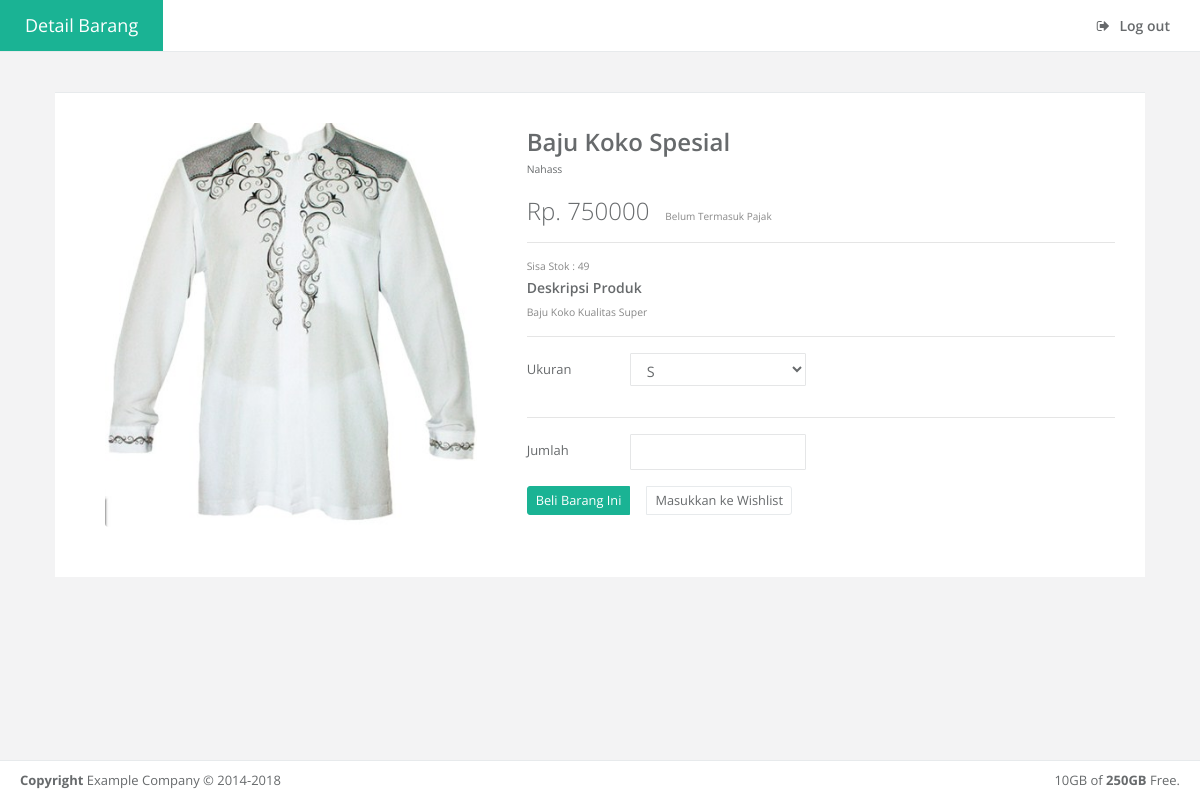
The app's page /views/product_detail_view.php?id=1 with its own data.
### tables this page shows
CREATE TABLE IF NOT EXISTS `gambar` (
  `id_barang` int(11) DEFAULT NULL,
  `foto` varchar(250) DEFAULT NULL
);

CREATE TABLE IF NOT EXISTS `barang` (
  `id` int(11) NOT NULL AUTO_INCREMENT,
  `nama_barang` varchar(150) NOT NULL DEFAULT '0',
  `id_tipe` int(11) NOT NULL DEFAULT '0',
  `harga` int(11) NOT NULL DEFAULT '0',
  `deskripsi` varchar(250) NOT NULL DEFAULT '0',
  `stok` int(11) DEFAULT NULL,
  PRIMARY KEY (`id`)
);

CREATE TABLE IF NOT EXISTS `tipe` (
  `id_tipe` int(11) NOT NULL AUTO_INCREMENT,
  `nama_tipe` varchar(50) DEFAULT NULL,
  PRIMARY KEY (`id_tipe`) USING BTREE
);

### views/product_detail_view.php (the view, shortened to what this page needs)
<?php
include "../config/koneksi.php";
$id = $_GET['id'];
$query = "select * from barang inner join tipe on barang.id_tipe = tipe.id_tipe where barang.id = '$id' ";
$output = $koneksi->query($query);
$data = $output->fetch_array();
?>
<!DOCTYPE html>
<html>
<head>
    <link href="../css/bootstrap.min.css" rel="stylesheet">
    <link href="../font-awesome/css/font-awesome.css" rel="stylesheet">
    <link href="../css/animate.css" rel="stylesheet">
    <link href="../css/style.css" rel="stylesheet">
</head>
<body class="top-navigation">
    <div id="wrapper">
        <div id="page-wrapper" class="gray-bg">
            <div class="row border-bottom white-bg">
                <nav class="navbar navbar-expand-lg navbar-static-top" role="navigation">
                    <a href="#" class="navbar-brand">Detail Barang</a>
                    <div class="navbar-collapse collapse" id="navbar">
                        <ul class="nav navbar-top-links navbar-right">
                            <li>
                                <a href="../action/login_controller.php?op=out">
                                    <i class="fa fa-sign-out"></i> Log out
                                </a>
                            </li>
                        </ul>
                    </div>
                </nav>
            </div>
            <div class="wrapper wrapper-content animated fadeInRight">
                <form action="../action/action_beli.php?id=<?php echo $id ?>" method="post">
                    <div class="row">
                        <div class="col-lg-12">
                            <div class="ibox product-detail">
                                <div class="ibox-content">
                                    <div class="row">
                                        <div class="col-md-5">
                                            <div class="product-images">
                                                <div>
                                                    <?php
                                                    $query1 = "select * from gambar where id_barang = '$id'";
                                                    $output1 = $koneksi->query($query1);
                                                    $gambar = $output1->fetch_array(); ?>
                                                    <img class="img-fluid rounded mx-auto d-block" src="../img/barang/<?php echo $gambar['foto'] ?>" alt="gambar">
                                                </div>
                                            </div>
                                        </div>
                                        <div class="col-md-7">
                                            <h2 class="font-bold m-b-xs">
                                                <?php echo $data['nama_barang'] ?>
                                            </h2>
                                            <small><?php echo $data['nama_tipe'] ?></small>
                                            <div class="m-t-md">
                                                <h2 class="product-main-price">Rp. <?php echo $data['harga'] ?><small class="text-muted ml-3">Belum Termasuk Pajak</small> </h2>
                                            </div>
                                            <hr>
                                            <div class="small text-muted">
                                                Sisa Stok : <?php echo $data['stok'] ?>
                                            </div>
                                            <h4>Deskripsi Produk</h4>
                                            <div class="small text-muted">
                                                <?php echo $data['deskripsi'] ?>
                                            </div>
                                            <hr>
                                            <div class="form-group row"><label class="col-sm-2 col-form-label">Ukuran</label>
                                                <div class="col-sm-4"><select class="form-control m-b" name="ukuran">
                                                        <?php
                                                        include '../config/koneksi.php';
                                                        $query = "select * from size";
                                                        $output = $koneksi->query($query);
                                                        while ($data = $output->fetch_array()) {
                                                        ?>
                                                            <option value=<?php echo $data['id_size'] ?>><?php echo $data['ukuran'] ?></option>
                                                        <?php } ?>
                                                    </select>
                                                </div>
                                            </div>
                                            <hr>
                                            <div class="form-group row"><label class="col-sm-2 col-form-label">Jumlah</label>
                                                <div class="col-sm-4"><input class="form-control" type="number" name="jumlah" required>
                                                </div>
                                            </div>
                                            <div>
                                                <div class="btn-group">
                                                    <input type="submit" name="submit" class="btn btn-primary btn-sm" value="Beli Barang Ini"> </input>
                                                    <input type="submit" name="submit" class="btn btn-white btn-sm ml-3" value="Masukkan ke Wishlist"> </input>
                                                </div>
                                            </div>
                                        </div>
                                    </div>
                                </div>
                            </div>
                        </div>
                    </div>
                </form>
            </div>
            <div class="footer">
                <div class="float-right">
                    10GB of <strong>250GB</strong> Free.
                </div>
                <div>
                    <strong>Copyright</strong> Example Company &copy; 2014-2018
                </div>
            </div>
        </div>
    </div>
</body>
</html>

### records on screen
gambar: foto (picture)
barang: nama_barang "Baju Koko Spesial", id_tipe.nama_tipe "Nahass", harga "750000", stok "49", deskripsi "Baju Koko Kualitas Super"

### other values on screen
form field ukuran "S"
